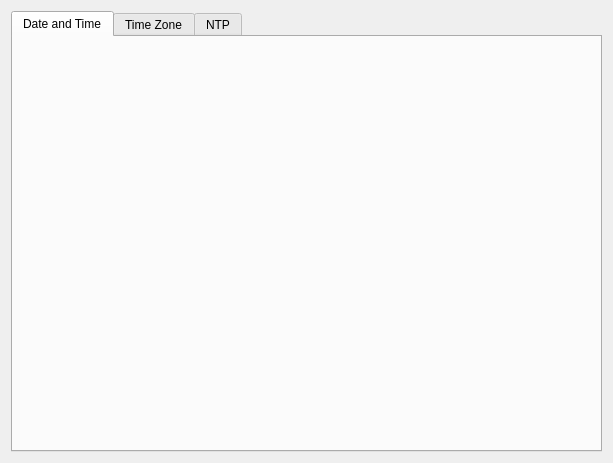
<?xml version="1.0" encoding="UTF-8"?>
<ui version="4.0">
 <class>DateAndTime</class>
 <widget class="QWidget" name="DateAndTime">
  <property name="geometry">
   <rect>
    <x>0</x>
    <y>0</y>
    <width>613</width>
    <height>463</height>
   </rect>
  </property>
  <property name="windowTitle">
   <string>Form</string>
  </property>
  <layout class="QHBoxLayout" name="horizontalLayout">
   <item>
    <widget class="QTabWidget" name="tabWidget">
     <property name="currentIndex">
      <number>0</number>
     </property>
     <widget class="QWidget" name="tab">
      <attribute name="title">
       <string>Date and Time</string>
      </attribute>
      <layout class="QGridLayout" name="gridLayout">
       <item row="0" column="0">
        <widget class="KDatePicker" name="cal">
         <property name="whatsThis">
          <string>Here you can change the system date's day of the month, month and year.</string>
         </property>
        </widget>
       </item>
       <item row="0" column="1">
        <widget class="QWidget" name="timeBox" native="true">
         <property name="sizePolicy">
          <sizepolicy hsizetype="Expanding" vsizetype="Preferred">
           <horstretch>0</horstretch>
           <verstretch>0</verstretch>
          </sizepolicy>
         </property>
        </widget>
       </item>
      </layout>
     </widget>
     <widget class="QWidget" name="tab_2">
      <attribute name="title">
       <string>Time Zone</string>
      </attribute>
      <layout class="QVBoxLayout" name="verticalLayout">
       <item>
        <widget class="QLabel" name="label">
         <property name="text">
          <string>To change the local time zone, select your area from the list below.</string>
         </property>
        </widget>
       </item>
       <item>
        <spacer name="verticalSpacer_2">
         <property name="orientation">
          <enum>Qt::Vertical</enum>
         </property>
         <property name="sizeType">
          <enum>QSizePolicy::Fixed</enum>
         </property>
         <property name="sizeHint" stdset="0">
          <size>
           <width>20</width>
           <height>5</height>
          </size>
         </property>
        </spacer>
       </item>
       <item>
        <widget class="QLabel" name="m_local">
         <property name="text">
          <string>Current local time zone:</string>
         </property>
        </widget>
       </item>
       <item>
        <widget class="KTimeZoneWidget" name="tzonelist">
         <column>
          <property name="text">
           <string notr="true">Area</string>
          </property>
         </column>
         <column>
          <property name="text">
           <string notr="true">Region</string>
          </property>
         </column>
         <column>
          <property name="text">
           <string notr="true">Comment</string>
          </property>
         </column>
        </widget>
       </item>
      </layout>
     </widget>
     <widget class="QWidget" name="tab_3">
      <attribute name="title">
       <string>NTP</string>
      </attribute>
      <layout class="QVBoxLayout" name="verticalLayout_2">
       <item>
        <widget class="QCheckBox" name="setDateTimeAuto">
         <property name="text">
          <string>Set date and time &amp;automatically:</string>
         </property>
        </widget>
       </item>
       <item>
        <layout class="QHBoxLayout" name="horizontalLayout_2">
         <item>
          <spacer name="horizontalSpacer">
           <property name="orientation">
            <enum>Qt::Horizontal</enum>
           </property>
           <property name="sizeType">
            <enum>QSizePolicy::Fixed</enum>
           </property>
           <property name="sizeHint" stdset="0">
            <size>
             <width>13</width>
             <height>20</height>
            </size>
           </property>
          </spacer>
         </item>
         <item>
          <widget class="QComboBox" name="timeServerList"/>
         </item>
        </layout>
       </item>
       <item>
        <spacer name="verticalSpacer">
         <property name="orientation">
          <enum>Qt::Vertical</enum>
         </property>
         <property name="sizeHint" stdset="0">
          <size>
           <width>20</width>
           <height>352</height>
          </size>
         </property>
        </spacer>
       </item>
      </layout>
     </widget>
    </widget>
   </item>
  </layout>
 </widget>
 <customwidgets>
  <customwidget>
   <class>KTimeZoneWidget</class>
   <extends>QTreeWidget</extends>
   <header>ktimezonewidget.h</header>
  </customwidget>
  <customwidget>
   <class>KDatePicker</class>
   <extends>QFrame</extends>
   <header>kdatepicker.h</header>
  </customwidget>
 </customwidgets>
 <resources/>
 <connections/>
</ui>
